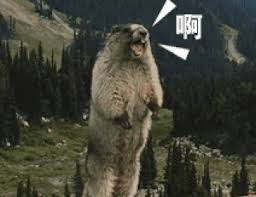
#> input picture code/Niubility/a.jpg, 256 x 197 px
$ python image_char.py Niubility/a.jpg
#> lines starting #> are read from the running program, lines starting #| are printed output that depends on the picture
#> in main, image is the input picture: PIL image 256x197 RGB; mean R, G, B 65.4, 66.2, 54.6
from PIL import Image
import sys

chars = ['f', 'u', 'c', 'k', 'p', 'y', 't', 'h', 'o', 'n', '.']

# 对图片进行等比例缩放


def resize_image(image):
    w, h = image.size
#> w = 256; h = 197
    target_w = 100
    aspect_ratio = h/float(w)
#> aspect_ratio = 0.77
    target_h = int(target_w * aspect_ratio * 0.66)
#> target_h = 50
    new_image = image.resize((target_w, target_h))
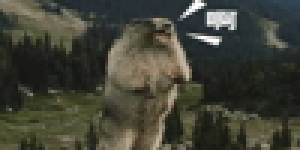
#> new_image: PIL image 100x50 RGB (shown 3 times larger); mean R, G, B 65.4, 66.2, 54.6
    return new_image


def convert_image(image):
    gray_image = image.convert('L')
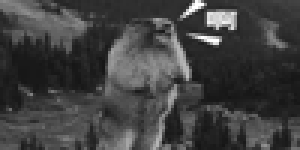
#> gray_image: PIL image 100x50 L (shown 3 times larger); min 21, max 255, mean 64.6
    return gray_image


def get_img_pixel(image):
    pixels = image.getdata()
    return pixels


def change_pixles_to_chars(pixels):
    new_pixels = []

    for pixel_value in pixels:
        index = pixel_value//25
        new_pixels.append(chars[index])

    return ''.join(new_pixels)


def main(image_path):
    image = Image.open(image_path)
    new_image = resize_image(image)
    gray_image = convert_image(new_image)
    pixels = get_img_pixel(gray_image)
    new_pixels = change_pixles_to_chars(pixels)
    len_pixels = len(new_pixels)
#> len_pixels = 5000

    char_image = [new_pixels[index:index+100]
                  for index in range(0, len_pixels, 100)]
#> char_image = 50 items

    print('\n'.join(char_image))
#> (printed output is left out)


if __name__ == '__main__':
    image_path = sys.argv[1]
    main(image_path)
